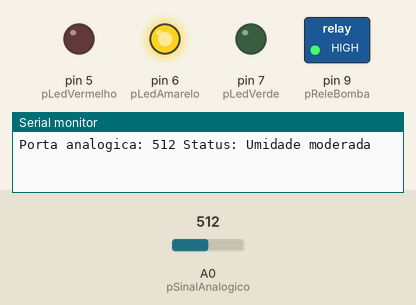
This sketch was run on a simulated Arduino Uno, built with avr-gcc and run on an emulated ATmega328P. Shown: switched loads named in the sketch (green lamp = pin HIGH), output pins drawn as LEDs (lit = HIGH), the last lines printed to the serial monitor. Inputs (shaded band) come from the test bench; at power-on: A0 (pSinalAnalogico) = 512.

Above: at 1.2 s.
1.3 s: A0 (pSinalAnalogico) set to 390
At 2.5 s:
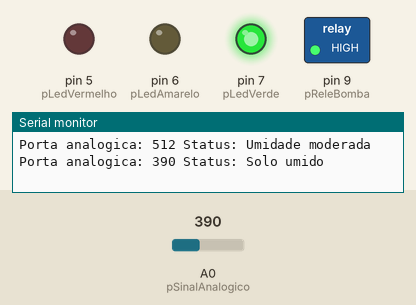
2.8 s: A0 (pSinalAnalogico) set to 810
At 3.8 s:
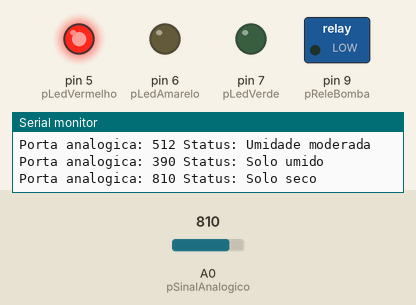
4.3 s: A0 (pSinalAnalogico) set to 790
At 5.1 s:
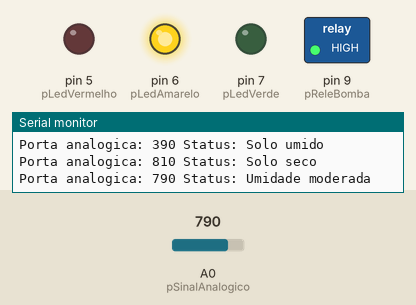
5.8 s: A0 (pSinalAnalogico) set to 900
At 6.3 s:
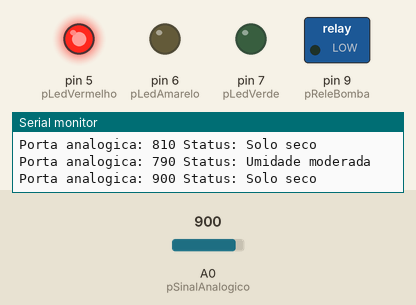
Timing chart, 0 to 8.3 s (numbered marks = the images above; inputs shaded):
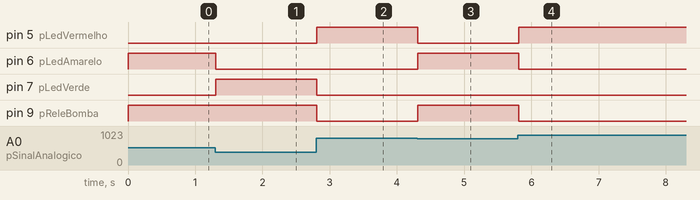

The sketch:

IrrigadorAutomatico.ino
```cpp
/*
   Irrigação automática de plantas com Arduino
   @author Bruno Constantino
*/

// Define as Pinagens
#define pSinalAnalogico A0
#define pLedVermelho 5
#define pLedAmarelo 6
#define pLedVerde 7
#define pReleBomba 9

// Declara as variaveis utilizadas no programa
int valor_analogico;
int status_solo;
int ultimo_status_solo;

void setup()
{
  // Inicializa a Comunicação Serial
  Serial.begin(9600);

  // Define as pinagens. INPUT ou OUTPUT.
  pinMode(pSinalAnalogico, INPUT);
  pinMode(pLedVermelho, OUTPUT);
  pinMode(pLedAmarelo, OUTPUT);
  pinMode(pLedVerde, OUTPUT);
  pinMode(pReleBomba, OUTPUT);
}

void loop()
{
  // Le o valor do pino do sensor (A0)
  valor_analogico = analogRead(pSinalAnalogico);

  /////////////////////////////////////////////////
  // digitalWrite LED HIGH => Led Ligado
  // digitalWrite LED LOW => Led Desligado
  /////////////////////////////////////////////////
  // digitalWrite Relé Bomba HIGH => Relé Desligado
  // digitalWrite Relé Bomba LOW => Relé Ligado
  /////////////////////////////////////////////////

  // Solo umido, acende o led verde
  if (valor_analogico > 0 && valor_analogico < 400)
  {
    status_solo = 3; // 3 - Status: Solo umido
    apagaleds();
    digitalWrite(pLedVerde, HIGH); // Liga Led Verde
    digitalWrite(pReleBomba, HIGH);  // Desliga Bomba
  }

  // Solo com umidade moderada, acende led amarelo
  if (valor_analogico > 400 && valor_analogico < 800)
  {
    status_solo = 2; // 2 - Status: Umidade moderada
    apagaleds();
    digitalWrite(pLedAmarelo, HIGH); // Liga Led Amarelo
    digitalWrite(pReleBomba, HIGH); // Desliga Bomba
  }

  // Solo seco, acende led vermelho
  if (valor_analogico > 800 && valor_analogico < 1024)
  {
    status_solo = 1; // 1 - Status: Solo seco
    apagaleds();
    digitalWrite(pLedVermelho, HIGH); // Liga Led Vermelho
    digitalWrite(pReleBomba, LOW); // Liga Bomba
  }
  exibirConsole();
  delay(100);
}

void apagaleds()
{
  digitalWrite(pLedVermelho, LOW);
  digitalWrite(pLedAmarelo, LOW);
  digitalWrite(pLedVerde, LOW);
}


void exibirConsole()
{
  // Só exibe no Console Serial se tiver alteração no Status do Solo
  if (ultimo_status_solo != status_solo) {
    // Mostra o valor da porta analogica no serial monitor
    Serial.print("Porta analogica: ");
    Serial.print(valor_analogico);

    if ( status_solo == 1 ) {
      Serial.println(" Status: Solo seco");
    }
    if ( status_solo == 2 ) {
      Serial.println(" Status: Umidade moderada");
    }
    if ( status_solo == 3 ) {
      Serial.println(" Status: Solo umido");
    }
    ultimo_status_solo = status_solo;
  }
}
```

Measured:
- after the input at 1.3 s, pin 6 (pLedAmarelo): HIGH → LOW at once; pin 7 (pLedVerde): LOW → HIGH at once
- after the input at 2.8 s, pin 5 (pLedVermelho): LOW → HIGH at once; pin 7 (pLedVerde), pin 9 (pReleBomba): HIGH → LOW at once
- after the input at 4.3 s, pin 5 (pLedVermelho): HIGH → LOW at once; pin 6 (pLedAmarelo), pin 9 (pReleBomba): LOW → HIGH at once
- after the input at 5.8 s, pin 5 (pLedVermelho): LOW → HIGH at once; pin 6 (pLedAmarelo), pin 9 (pReleBomba): HIGH → LOW at once
